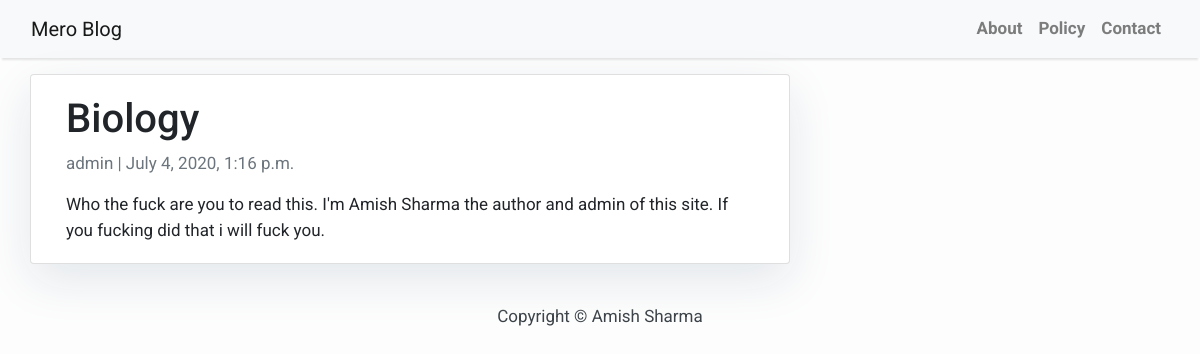
Page /biology/ on the committed database.
### blog/models.py (models this page shows, shortened)
class POST(models.Model):
    title = models.CharField(max_length=200, unique=True)
    slug = models.SlugField(max_length=200, unique=True)
    author = models.ForeignKey(User, on_delete= models.CASCADE, related_name='blog_posts')
    dated_on = models.DateTimeField(auto_now=True)
    content = models.TextField()
    created_on = models.DateTimeField(auto_now_add=True)
    status = models.IntegerField(choices=STATUS, default=0)
    class Meta:
        ordering = ['-created_on']

### blog/views.py (the view)
# urls.py: path('<slug:slug>/', views.PostDetail.as_view(), name='post_detail'),
class PostDetail(generic.DetailView):
    model = POST
    template_name = 'post_detail.html'

### blog/templates/post_detail.html
{% extends 'base.html' %}{% block content %}
<div class="container">
    <div class="row">
        <div class="col-md-8 card mb-4 mt-3 left top">
            <div class="card-body">
                <h1>{% block title %} {{ object.title }} {% endblock title %}</h1>
                <p class="text-muted">{{ post.author }} | {{post.created_on}}</p>
                <p class="card-text">{{ object.content | safe}}</p>
            </div>
        </div>
    </div>
</div>
{% endblock content %}

### blog/templates/base.html (style rules this page uses)
body { font-family: "Roboto", sans-serif; font-size: 17px; background-color: #fdfdfd; }
.card { box-shadow: 0 16px 48px #E3E7EB; }

### rows in the picture
POST: title "Biology", author "admin", created_on "July 4, 2020, 1:16 p.m.", content "Who the fuck are you to read this. I'm Amish Sharma the author and admin of this site. If you fucking did that i will fuck you."
